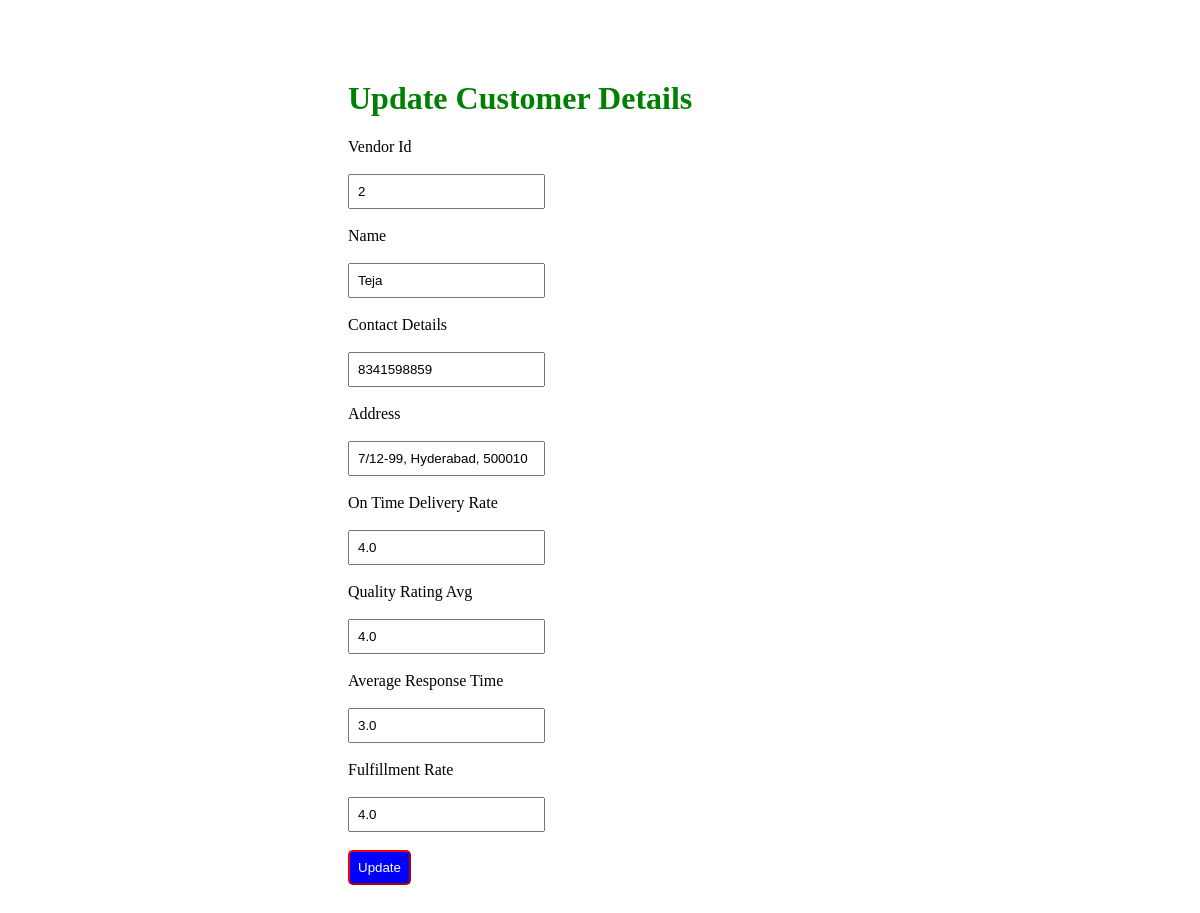
The page /update/3/ on the database its author committed.
### vapp/models.py (models this page shows, shortened)
class Customer(models.Model):
    vendor_id = models.CharField(max_length=50, unique=True)
    name = models.CharField(max_length=100)
    contact_details = models.TextField()
    address = models.TextField()
    on_time_delivery_rate = models.FloatField()
    quality_rating_avg = models.FloatField()
    average_response_time = models.FloatField()
    fulfillment_rate = models.FloatField()

### vapp/views.py (the view)
# urls.py: path('update/<int:id>/',views.update,name='update'),
def update(request,id):
    cust=Customer.objects.get(id=id)
    return render(request,'update.html',{'cust':cust})

### vapp/templates/update.html (shortened to what this page needs)
<!DOCTYPE html>
<html lang="en">
<head>
</head>
{% load static %}
<link rel="stylesheet" href="{% static 'style.css' %}">
<body>
    <div class="container2">
        <h1>Update Customer Details</h1>
        <form action="{% url 'uprec' cust.id %}" method="post">
            <label for="">Vendor Id</label><br><br>
            <input type="text" name="vendor_id" value="{{cust.vendor_id}}"><br><br>
            <label for="">Name</label><br><br>
            <input type="text" name="name" value="{{cust.name}}"><br><br>
            <label for="">Contact Details</label><br><br>
            <input type="text" name="contact_details" value="{{cust.contact_details}}"><br><br>
            <label for="">Address</label><br><br>
            <input type="text" name="address" value="{{cust.address}}"><br><br>
            <label for="">On Time Delivery Rate</label><br><br>
            <input type="text" name="on_time_delivery_rate" value="{{cust.on_time_delivery_rate}}"><br><br>
            <label for="">Quality Rating Avg</label><br><br>
            <input type="text" name="quality_rating_avg" value="{{cust.quality_rating_avg}}"><br><br>
            <label for="">Average Response Time</label><br><br>
            <input type="text" name="average_response_time" value="{{cust.average_response_time}}"><br><br>
            <label for="">Fulfillment Rate</label><br><br>
            <input type="text" name="fulfillment_rate" value="{{cust.fulfillment_rate}}"><br><br>
            <button type="submit" id="new1">Update</button>
        </form>
    </div>
</body>
</html>

### vapp/static/style.css (style rules this page uses)
.container2 #new1 { background-color: blue; border-color: red; border-radius: 5px; padding: 8px; color: white; }
h1 { color: green; }
.container2 input { padding: 8px; }
.container2 { margin: 80px 240px 60px 240px; padding: 0px 100px 100px 100px; }

### rows shown on the page
Customer: vendor_id "2", name "Teja", contact_details "8341598859", address "7/12-99, Hyderabad, 500010", on_time_delivery_rate "4.0", quality_rating_avg "4.0", average_response_time "3.0", fulfillment_rate "4.0"
